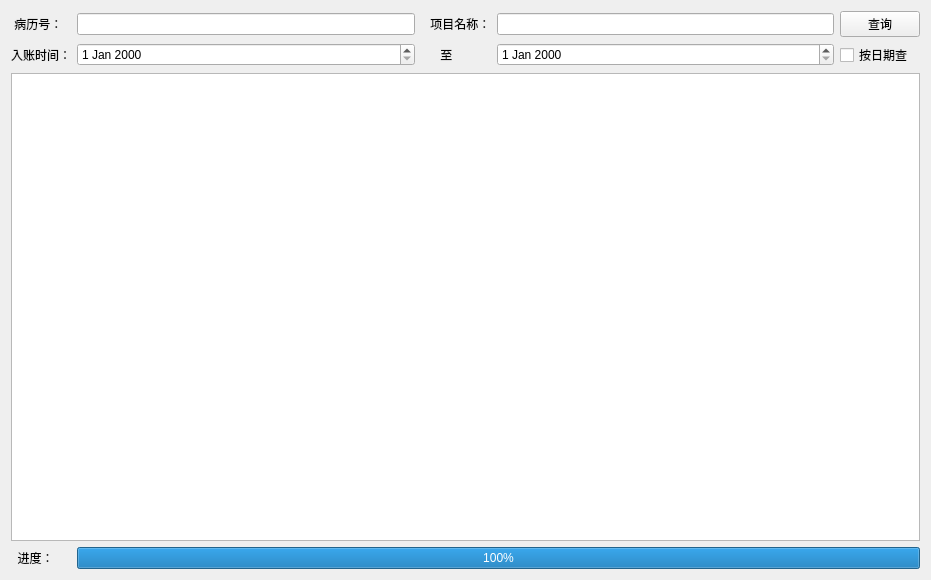
<?xml version="1.0" encoding="UTF-8"?>
<ui version="4.0">
 <class>Form</class>
 <widget class="QWidget" name="Form">
  <property name="geometry">
   <rect>
    <x>0</x>
    <y>0</y>
    <width>931</width>
    <height>580</height>
   </rect>
  </property>
  <property name="windowTitle">
   <string>住院病人错误项目删除工具</string>
  </property>
  <layout class="QVBoxLayout" name="verticalLayout">
   <item>
    <layout class="QGridLayout" name="gridLayout">
     <item row="5" column="0" colspan="6">
      <widget class="QTableView" name="tableView">
       <property name="editTriggers">
        <set>QAbstractItemView::NoEditTriggers</set>
       </property>
       <property name="selectionMode">
        <enum>QAbstractItemView::MultiSelection</enum>
       </property>
       <property name="selectionBehavior">
        <enum>QAbstractItemView::SelectRows</enum>
       </property>
       <attribute name="horizontalHeaderCascadingSectionResizes">
        <bool>true</bool>
       </attribute>
       <attribute name="horizontalHeaderStretchLastSection">
        <bool>false</bool>
       </attribute>
       <attribute name="verticalHeaderCascadingSectionResizes">
        <bool>true</bool>
       </attribute>
       <attribute name="verticalHeaderStretchLastSection">
        <bool>false</bool>
       </attribute>
      </widget>
     </item>
     <item row="1" column="4">
      <widget class="QDateEdit" name="de_end"/>
     </item>
     <item row="1" column="1">
      <widget class="QDateEdit" name="de_start"/>
     </item>
     <item row="1" column="3">
      <widget class="QLabel" name="label_5">
       <property name="text">
        <string>    至</string>
       </property>
      </widget>
     </item>
     <item row="6" column="1" colspan="5">
      <widget class="QProgressBar" name="progressBar">
       <property name="value">
        <number>100</number>
       </property>
      </widget>
     </item>
     <item row="0" column="0">
      <widget class="QLabel" name="label">
       <property name="text">
        <string> 病历号：</string>
       </property>
      </widget>
     </item>
     <item row="0" column="3">
      <widget class="QLabel" name="label_2">
       <property name="text">
        <string> 项目名称：</string>
       </property>
      </widget>
     </item>
     <item row="0" column="4">
      <widget class="QLineEdit" name="le_yzm"/>
     </item>
     <item row="0" column="1">
      <widget class="QLineEdit" name="le_blh"/>
     </item>
     <item row="6" column="0">
      <widget class="QLabel" name="label_3">
       <property name="text">
        <string>  进度：</string>
       </property>
      </widget>
     </item>
     <item row="1" column="0">
      <widget class="QLabel" name="label_4">
       <property name="text">
        <string>入账时间：</string>
       </property>
      </widget>
     </item>
     <item row="1" column="5">
      <widget class="QCheckBox" name="checkBox">
       <property name="text">
        <string>按日期查</string>
       </property>
      </widget>
     </item>
     <item row="0" column="5">
      <widget class="QPushButton" name="pushButton">
       <property name="text">
        <string>查询</string>
       </property>
      </widget>
     </item>
    </layout>
   </item>
  </layout>
 </widget>
 <tabstops>
  <tabstop>le_blh</tabstop>
  <tabstop>le_yzm</tabstop>
  <tabstop>tableView</tabstop>
 </tabstops>
 <resources/>
 <connections/>
</ui>
